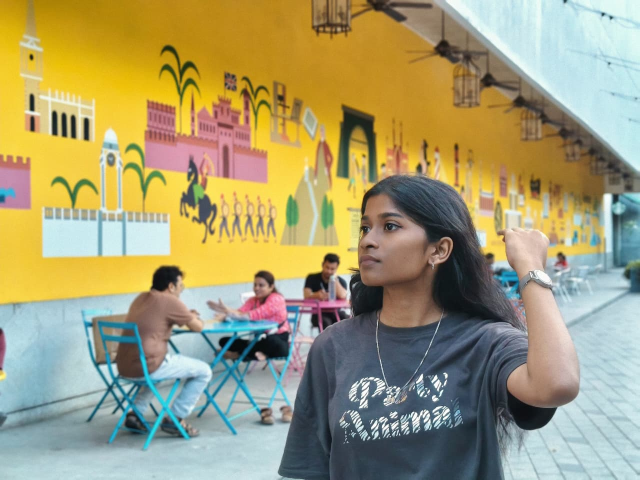
#> input picture ex1 image.jpeg, 1280 x 960 px (shown at 1/2 size)
$ jupyter execute --allow-errors 'EXP3 (1).ipynb'
#> lines starting #> are read from the running program, lines starting #| are printed output that depends on the picture
### Ex. No: 03
### Histogram of an Images

### Name: KAVINAYA V
## Register No: 212225230133

## Import Python necessary libraries

[cell 1]
import cv2
import numpy as np
import matplotlib.pyplot as plt

## Histogram Equalization for Grayscale Images

[cell 2]
img = cv2.imread('ex1 image.jpeg', cv2.IMREAD_GRAYSCALE)
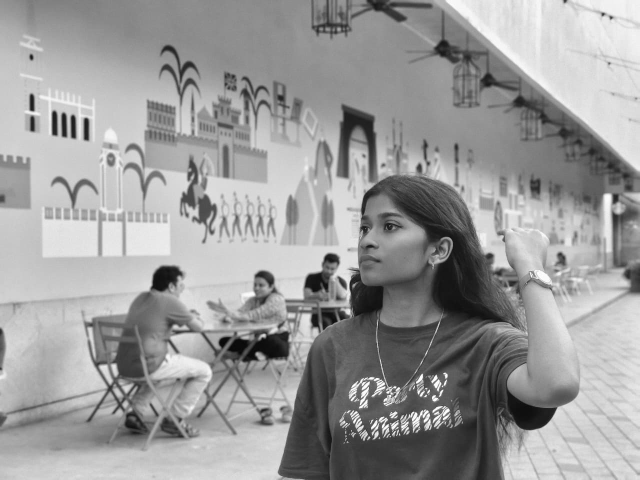
#> img: shape (960, 1280) (shown at 1/2 size); min 4, max 255, mean 154.5

[cell 3]
plt.imshow(img, cmap='gray')
plt.title('Original Image')
plt.show()

[cell 4]
plt.hist(img.ravel(),256,range = [0, 256]);
plt.title('Original Image')
plt.show()
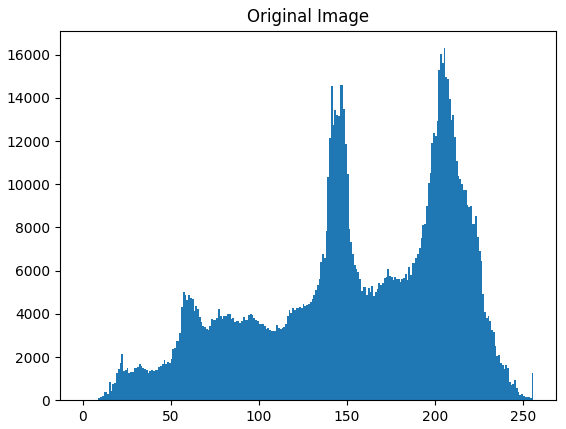
#> figure drawn by matplotlib, 1 panel; tallest bar 16302 high, from x = 205 to 206

[cell 5]
img_eq = cv2.equalizeHist(img)
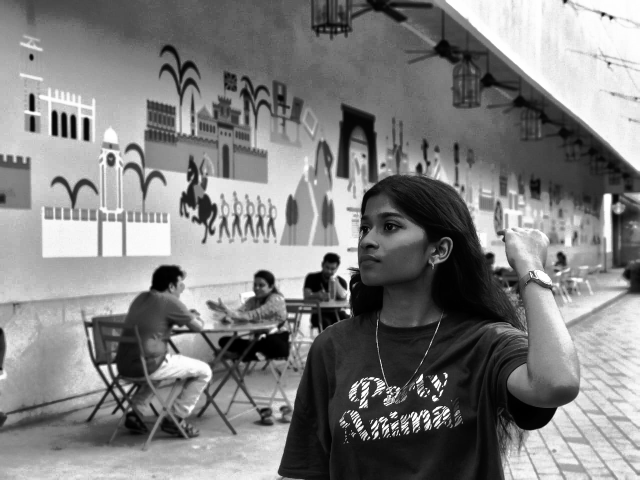
#> img_eq: shape (960, 1280) (shown at 1/2 size); min 0, max 255, mean 128.3

[cell 6]
plt.hist(img_eq.ravel(), 256, range = [0, 256])
plt.title('Equalized Histogram')
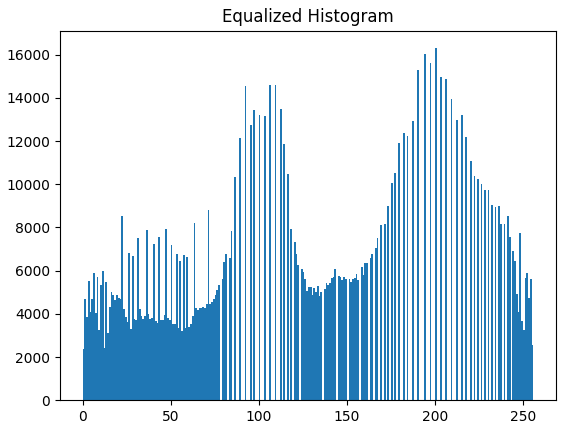
#> figure drawn by matplotlib, 1 panel; tallest bar 16302 high, from x = 200 to 201

[cell 7]
plt.imshow(img_eq, cmap='gray')
plt.title('Original Image')
plt.show()

## Histogram Equalization for Color Images

[cell 8]
img = cv2.imread('ex1 image.jpeg', cv2.IMREAD_COLOR)
#> img is the input picture: shape (960, 1280, 3); mean B, G, R 117.2, 156.7, 164.3

[cell 9]
img_hsv = cv2.cvtColor(img, cv2.COLOR_BGR2HSV)
#> img_hsv: shape (960, 1280, 3); mean H, S, V 60.6, 108, 180.3

[cell 10]
img_hsv[:,:,2] = cv2.equalizeHist(img_hsv[:, :, 2])
#> img_hsv: shape (960, 1280, 3); mean H, S, V 60.6, 108, 128.4

[cell 11]
img_eq = cv2.cvtColor(img_hsv, cv2.COLOR_HSV2BGR)
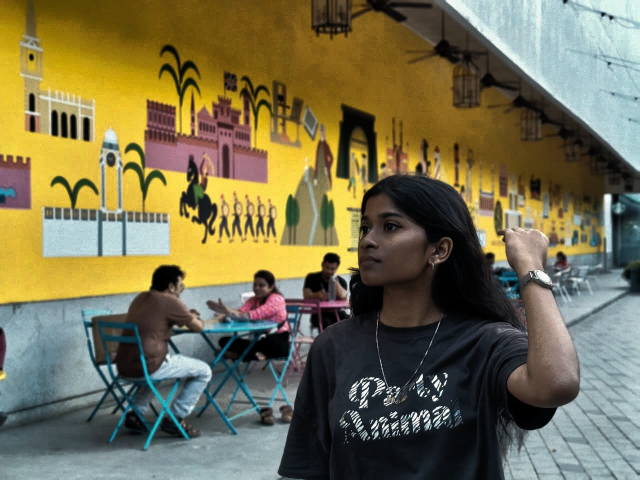
#> img_eq: shape (960, 1280, 3) (shown at 1/2 size); mean B, G, R 80.8, 112, 118.2

#> (a cell that did not finish here is left out)

[cell 13]
plt.hist(img_eq.ravel(),256,range = [0, 256]); plt.title('Histogram Equalized');plt.show()
#> after `plt.hist(img_eq.ravel(), 256, range=[0, 256])`:
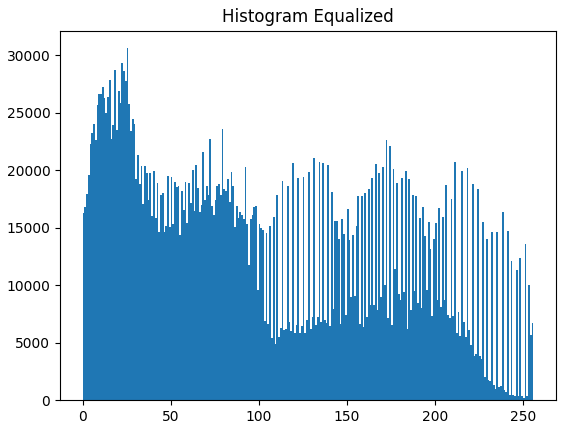
#> figure drawn by matplotlib, 1 panel; tallest bar 30613 high, from x = 25 to 26

[cell 14]
plt.figure(figsize = (20,10))
plt.subplot(221); plt.imshow(img[:, :, ::-1]); plt.title('KAVINAYA V-Original Image')
plt.subplot(222); plt.imshow(img_eq[:, :, ::-1]); plt.title('Equalized Image')
plt.show()
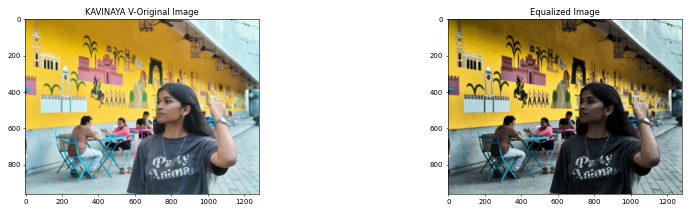
#> figure drawn by matplotlib, 2 panels

[cell 15]
plt.figure(figsize = [15,4])
plt.subplot(121); plt.hist(img.ravel(),256,range = [0, 256]); plt.title('Original Imgage')
plt.subplot(122); plt.hist(img_eq.ravel(),256,range = [0, 256]); plt.title('Histogram Equalized')
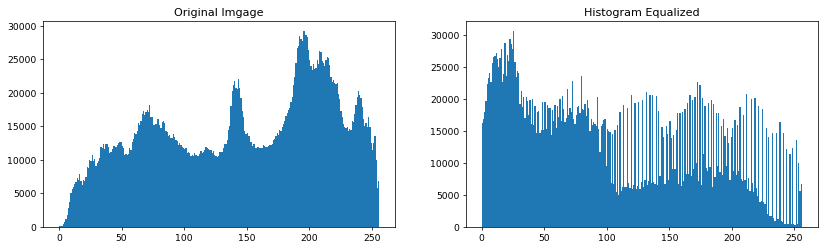
#> figure drawn by matplotlib, 2 panels; panel 1: tallest bar 29187 high, from x = 195 to 196; panel 2: tallest bar 30613 high, from x = 25 to 26
